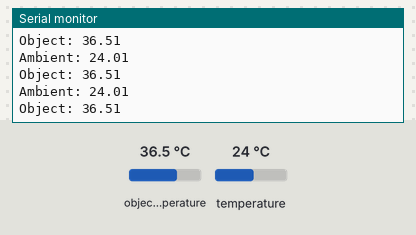
Bench run of a sketch on a simulated Arduino Mega 2560, built with avr-gcc and run on an emulated ATmega2560. On the bench: the last lines printed to the serial monitor. The test bench sets the inputs (shaded band); at power-on: object temperature 36.5 °C, temperature 24 °C.

Above: at 1.3 s.
1.4 s: object temperature set to 20 °C
At 1.82 s:
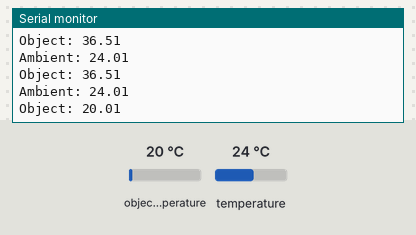
2.9 s: temperature set to 12 °C
At 3.33 s:
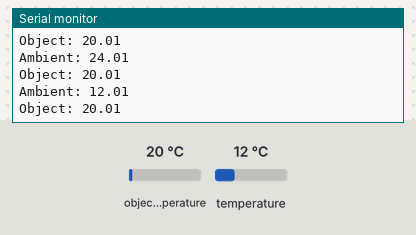
4.4 s: object temperature set to 26 °C
At 4.84 s:
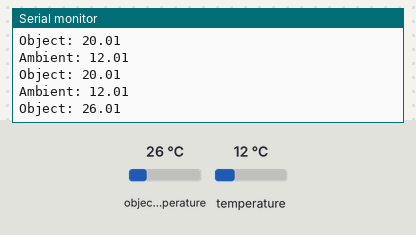
Timing chart, 0 to 7.4 s (numbered marks = the images above; inputs shaded):
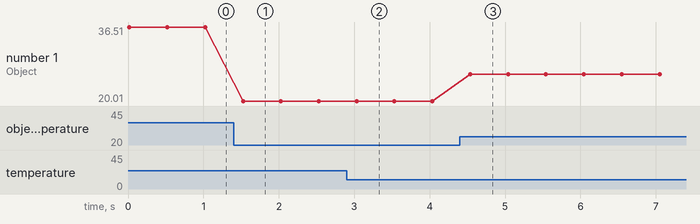

The sketch:

Test_Thermo.ino
```cpp
/*
 * Slightly modified example code from:
 * https://github.com/sparkfun/SparkFun_MLX90614_Arduino_Library/tree/master/examples
 * MLX90614_Serial_Demo
 *
 * Last Modified 3/20/2016
 *
 * Purpose: connect MLX90614 Thermometer to Arduino Mega and output IR temperatures
 * to the Serial Monitor
 *
 * Must include library from https://github.com/sparkfun/SparkFun_MLX90614_Arduino_Library
 */


/******************************************************************************
MLX90614_Serial_Demo.ino
Serial output example for the MLX90614 Infrared Thermometer

This example reads from the MLX90614 and prints out ambient and object
temperatures every half-second or so. Open the serial monitor and set the
baud rate to 9600.

Hardware Hookup (if you're not using the eval board):
MLX90614 ------------- Arduino
  VDD ------------------ 3.3V
  VSS ------------------ GND
  SDA ------------------ SDA (A4 on older boards)
  SCL ------------------ SCL (A5 on older boards)

An LED can be attached to pin 8 to monitor for any read errors.

Jim Lindblom @ SparkFun Electronics
October 23, 2015
https://github.com/sparkfun/SparkFun_MLX90614_Arduino_Library

Development environment specifics:
Arduino 1.6.5
SparkFun IR Thermometer Evaluation Board - MLX90614
******************************************************************************/

#include <Wire.h> // I2C library, required for MLX90614
#include <SparkFunMLX90614.h> // SparkFunMLX90614 Arduino library

IRTherm therm; // Create an IRTherm object to interact with throughout

//const byte LED_PIN = 8; // Optional LED attached to pin 8 (active low)

void setup()
{
  Serial.begin(9600); // Initialize Serial to log output
  therm.begin(); // Initialize thermal IR sensor
  therm.setUnit(TEMP_C); // Set the library's units to Farenheit
  // Alternatively, TEMP_F can be replaced with TEMP_C for Celsius or
  // TEMP_K for Kelvin.

  //pinMode(LED_PIN, OUTPUT); // LED pin as output
  //setLED(LOW); // LED OFF
}

void loop()
{
  //setLED(HIGH); //LED on

  // Call therm.read() to read object and ambient temperatures from the sensor.
  if (therm.read()) // On success, read() will return 1, on fail 0.
  {
    float ambientT = therm.ambient();
    float objectT = therm.object();
    // Use the object() and ambient() functions to grab the object and ambient
	// temperatures.
	// They'll be floats, calculated out to the unit you set with setUnit().

    Serial.println("Ambient: " + String(ambientT));
    Serial.println("Object: " + String(objectT));
    Serial.println();

    //Serial.print("Object: " + String(therm.object(), 2));
    /*Serial.write('°'); // Degree Symbol
    Serial.println("F");
    Serial.print("Ambient: " + String(therm.ambient(), 2));
    Serial.write('°'); // Degree Symbol
    Serial.println("F");
    Serial.println();*/
  }
  //setLED(LOW);
  delay(500);
}

/*void setLED(bool on)
{
  if (on)
    digitalWrite(LED_PIN, LOW);
  else
    digitalWrite(LED_PIN, HIGH);
}
*/
```

Measured:
- after the input at 1.4 s, the serial monitor: prints a new line after 0.13 s (image 1)
- after the input at 2.9 s, the serial monitor: prints a new line after 0.12 s (image 2)
- after the input at 4.4 s, the serial monitor: prints a new line after 0.14 s (image 3)
- plotted number 1: 36.51 → 20.01 after the input at 1.4 s, 20.01 → 26.01 after the input at 4.4 s
